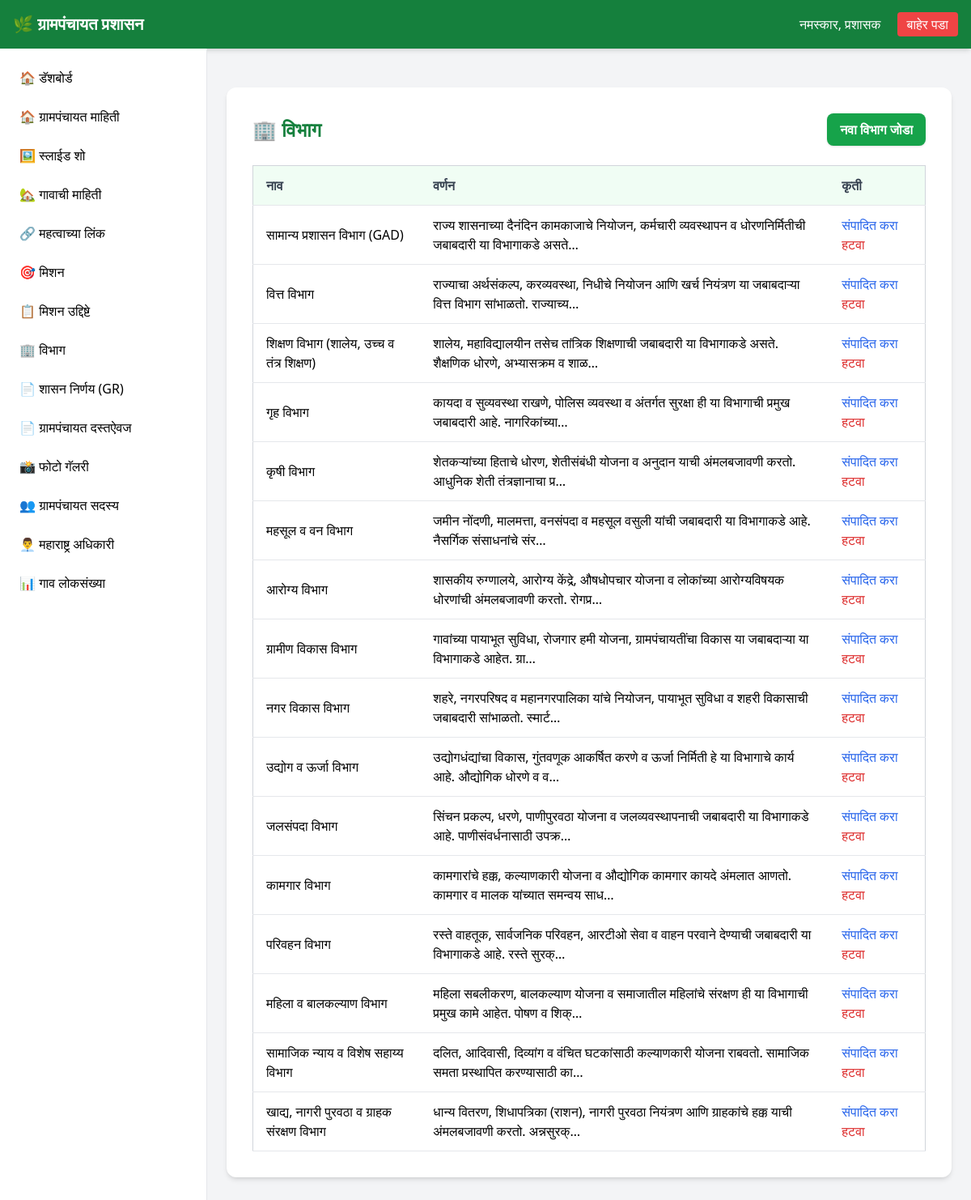
The app's page /dashboard/department/ (signed in) with its own data.
### api/models.py (models this page shows, shortened)
class Department(models.Model):
    name = models.CharField(max_length=200, blank=True)
    description = models.TextField(blank=True)

### api/views.py (the view)
# urls.py: path('dashboard/department/', views.department_list, name='department-list'),
@login_required(login_url='/admin/login/')
def department_list(request):
    departments = Department.objects.all()
    return render(request, 'dashboard/department_list.html', {'departments': departments})

### api/templates/dashboard/department_list.html (shortened to what this page needs)
{% extends 'dashboard/dashboard.html' %}
{% block content %}
<div class="max-w-6xl mx-auto bg-white p-8 mt-6 rounded-xl shadow-md">
    <div class="flex justify-between items-center mb-6">
        <h2 class="text-2xl font-bold text-green-700">
            🏢 विभाग
        </h2>
        <a href="{% url 'department-create' %}" class="bg-green-600 hover:bg-green-700 text-white font-semibold px-4 py-2 rounded-lg shadow">
            नवा विभाग जोडा
        </a>
    </div>
    {% if departments %}
        <div class="overflow-x-auto">
            <table class="min-w-full bg-white border border-gray-300">
                <thead class="bg-green-50">
                    <tr>
                        <th class="py-3 px-4 border-b text-left font-semibold text-gray-700">नाव</th>
                        <th class="py-3 px-4 border-b text-left font-semibold text-gray-700">वर्णन</th>
                        <th class="py-3 px-4 border-b text-left font-semibold text-gray-700">कृती</th>
                    </tr>
                </thead>
                <tbody>
                    {% for department in departments %}
                        <tr class="hover:bg-gray-50">
                            <td class="py-3 px-4 border-b">{{ department.name }}</td>
                            <td class="py-3 px-4 border-b">{{ department.description|truncatechars:100 }}</td>
                            <td class="py-3 px-4 border-b">
                                <a href="{% url 'department-update' department.pk %}" class="text-blue-600 hover:text-blue-800 mr-2">संपादित करा</a>
                                <a href="{% url 'department-delete' department.pk %}" class="text-red-600 hover:text-red-800">हटवा</a>
                            </td>
                        </tr>
                    {% endfor %}
                </tbody>
            </table>
        </div>
    {% else %}
        <p class="text-gray-600 text-center py-8">कोणतेही विभाग आढळले नाहीत. <a href="{% url 'department-create' %}" class="text-green-600 hover:text-green-700">नवा जोडा</a>.</p>
    {% endif %}
</div>
{% endblock %}

### records on screen
Department: name "सामान्य प्रशासन विभाग (GAD)", description "राज्य शासनाच्या दैनंदिन कामकाजाचे नियोजन, कर्मचारी व्यवस्थापन व धोरणनिर्मितीची जबाबदारी या विभागाकडे असते…"
Department: name "वित्त विभाग", description "राज्याचा अर्थसंकल्प, करव्यवस्था, निधीचे नियोजन आणि खर्च नियंत्रण या जबाबदाऱ्या वित्त विभाग सांभाळतो. राज्याच्य…"
Department: name "शिक्षण विभाग (शालेय, उच्च व तंत्र शिक्षण)", description "शालेय, महाविद्यालयीन तसेच तांत्रिक शिक्षणाची जबाबदारी या विभागाकडे असते. शैक्षणिक धोरणे, अभ्यासक्रम व शाळ…"
Department: name "गृह विभाग", description "कायदा व सुव्यवस्था राखणे, पोलिस व्यवस्था व अंतर्गत सुरक्षा ही या विभागाची प्रमुख जबाबदारी आहे. नागरिकांच्या…"
Department: name "कृषी विभाग", description "शेतकऱ्यांच्या हिताचे धोरण, शेतीसंबंधी योजना व अनुदान याची अंमलबजावणी करतो. आधुनिक शेती तंत्रज्ञानाचा प्र…"
Department: name "महसूल व वन विभाग", description "जमीन नोंदणी, मालमत्ता, वनसंपदा व महसूल वसुली यांची जबाबदारी या विभागाकडे आहे. नैसर्गिक संसाधनांचे संर…"
Department: name "आरोग्य विभाग", description "शासकीय रुग्णालये, आरोग्य केंद्रे, औषधोपचार योजना व लोकांच्या आरोग्यविषयक धोरणांची अंमलबजावणी करतो. रोगप्र…"
Department: name "ग्रामीण विकास विभाग", description "गावांच्या पायाभूत सुविधा, रोजगार हमी योजना, ग्रामपंचायतींचा विकास या जबाबदाऱ्या या विभागाकडे आहेत. ग्रा…"
Department: name "नगर विकास विभाग", description "शहरे, नगरपरिषद व महानगरपालिका यांचे नियोजन, पायाभूत सुविधा व शहरी विकासाची जबाबदारी सांभाळतो. स्मार्ट…"
Department: name "उद्योग व ऊर्जा विभाग", description "उद्योगधंद्यांचा विकास, गुंतवणूक आकर्षित करणे व ऊर्जा निर्मिती हे या विभागाचे कार्य आहे. औद्योगिक धोरणे व व…"
Department: name "जलसंपदा विभाग", description "सिंचन प्रकल्प, धरणे, पाणीपुरवठा योजना व जलव्यवस्थापनाची जबाबदारी या विभागाकडे आहे. पाणीसंवर्धनासाठी उपक्र…"
Department: name "कामगार विभाग", description "कामगारांचे हक्क, कल्याणकारी योजना व औद्योगिक कामगार कायदे अंमलात आणतो. कामगार व मालक यांच्यात समन्वय साध…"
Department: name "परिवहन विभाग", description "रस्ते वाहतूक, सार्वजनिक परिवहन, आरटीओ सेवा व वाहन परवाने देण्याची जबाबदारी या विभागाकडे आहे. रस्ते सुरक्…"
Department: name "महिला व बालकल्याण विभाग", description "महिला सबलीकरण, बालकल्याण योजना व समाजातील महिलांचे संरक्षण ही या विभागाची प्रमुख कामे आहेत. पोषण व शिक्…"
Department: name "सामाजिक न्याय व विशेष सहाय्य विभाग", description "दलित, आदिवासी, दिव्यांग व वंचित घटकांसाठी कल्याणकारी योजना राबवतो. सामाजिक समता प्रस्थापित करण्यासाठी का…"
Department: name "खाद्य, नागरी पुरवठा व ग्राहक संरक्षण विभाग", description "धान्य वितरण, शिधापत्रिका (राशन), नागरी पुरवठा नियंत्रण आणि ग्राहकांचे हक्क याची अंमलबजावणी करतो. अन्नसुरक्…"
